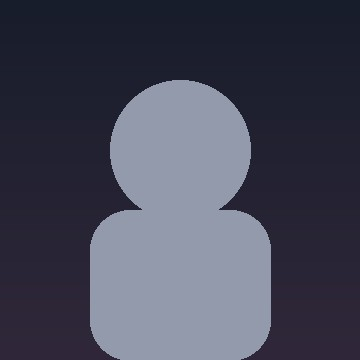
#> input picture templates/site/assets/faces/original.jpg, 360 x 360 px
$ python process_ai.py ../templates/site/assets/faces/original.jpg ../templates/site/assets/faces/portrait.jpg 5 ../templates/site/assets/faces/portrait.jpg
#> lines starting #> are read from the running program, lines starting #| are printed output that depends on the picture; after the words box and inside, x2 and y2 are one past the last pixel; in counts of white or black regions, pixels touching at a corner belong together
#!/usr/bin/env python3
"""把豆包出的白底 Q 版处理成站点用的透明 PNG。

用法：
  python3 process_ai.py 输入.png 输出.png [水印区高度] [头像输出]

例：
  python3 process_ai.py raw.png assets/char/vow_calm.png 96 assets/faces/vow.png
"""
import sys
from PIL import Image, ImageDraw, ImageFilter
import numpy as np


def process(src_path, out_path, crop_bottom=0, face_path=None):
#> called with crop_bottom = 5
    src = Image.open(src_path).convert("RGB")
#> src is the input picture: PIL image 360x360 RGB; mean R, G, B 69.5, 71.2, 87.7
    w, h = src.size
#> w = 360; h = 360
    work = src.copy()
    sent = (255, 0, 255)
    for xy in [(0, 0), (w - 1, 0), (0, h - 1), (w - 1, h - 1),
               (w // 2, 0), (w // 2, h - 1), (0, h // 2), (w - 1, h // 2)]:
        try:
            ImageDraw.floodfill(work, xy, sent, thresh=26)
        except Exception:
            pass
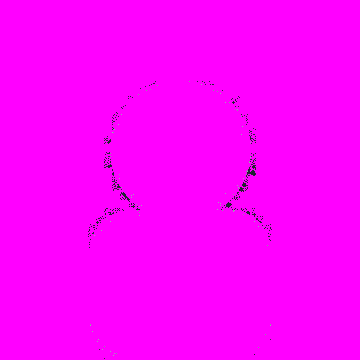
#> work: PIL image 360x360 RGB; mean R, G, B 254, 0.2, 254.1
    arr = np.array(work)
    mask = (arr[:, :, 0] > 250) & (arr[:, :, 1] < 8) & (arr[:, :, 2] > 250)
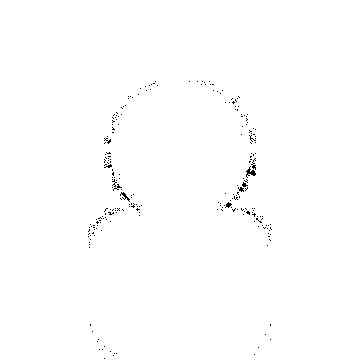
#> mask: shape (360, 360) bool; 99.5% white; black in thin lines or dots, all inside (x1, y1, x2, y2) = (88, 81, 272, 359)
    alpha = np.where(mask, 0, 255).astype(np.uint8)
    if crop_bottom:
        alpha[h - crop_bottom - 20:h, int(w * 0.5):w] = 0
    a = Image.fromarray(alpha, "L").filter(ImageFilter.MinFilter(5)).filter(ImageFilter.GaussianBlur(0.7))
#> a: PIL image 360x360 L; every value is 0
    rgba = src.convert("RGBA")
    rgba.putalpha(a)
    arr2 = np.array(rgba).astype(np.float32)
    al = arr2[:, :, 3:4] / 255.0
#> al: shape (360, 360, 1) float32; every value is 0
    edge = (al > 0.02) & (al < 0.98)
    rgb = arr2[:, :, :3]
    rgb_new = (rgb - (1.0 - al) * 255.0) / np.maximum(al, 0.02)
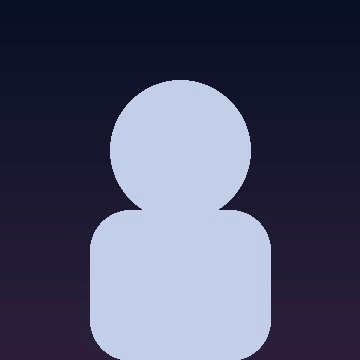
#> rgb_new: shape (360, 360, 3) float32; mean R, G, B -9270.7, -9189.4, -8367.1; drawn with min black and max white
    arr2[:, :, :3] = np.where(edge, np.clip(rgb_new, 0, 255), rgb)
    rgba = Image.fromarray(arr2.astype(np.uint8), "RGBA")
    bbox = a.getbbox()
#> bbox = None
    if bbox:
        rgba = rgba.crop((max(0, bbox[0] - 6), max(0, bbox[1] - 6),
                          min(w, bbox[2] + 6), min(h, bbox[3] + 6)))
    cw, ch = rgba.size
#> cw = 360; ch = 360
    scale = min(600 / cw, 845 / ch)
#> scale = 1.67
    nw, nh = int(cw * scale), int(ch * scale)
#> nw = 600; nh = 600
    rgba = rgba.resize((nw, nh), Image.LANCZOS)
#> rgba: PIL image 600x600 RGBA; every value is 0
    canvas = Image.new("RGBA", (640, 935), (0, 0, 0, 0))
#> canvas: PIL image 640x935 RGBA; every value is 0
    canvas.alpha_composite(rgba, ((640 - nw) // 2, 895 - nh))
    canvas.save(out_path)
    if face_path:
        fb = canvas.getbbox()
#> fb = None
        top = fb[1] if fb else 0
#> top = 0
        head_h = int((fb[3] - top) * 0.38) if fb else 300
#> head_h = 300
        box = (max(0, 640 // 2 - 150), top, min(640, 640 // 2 + 150), top + head_h + 40)
#> box = (170, 0, 470, 340)
        face = canvas.crop(box).resize((360, 360), Image.LANCZOS)
        face.save(face_path)
    print("saved", out_path, canvas.size)
#| saved ../templates/site/assets/faces/portrait.jpg (640, 935)


if __name__ == "__main__":
    if len(sys.argv) < 3:
        print(__doc__)
        sys.exit(1)
    process(sys.argv[1], sys.argv[2],
            int(sys.argv[3]) if len(sys.argv) > 3 else 0,
            sys.argv[4] if len(sys.argv) > 4 else None)
